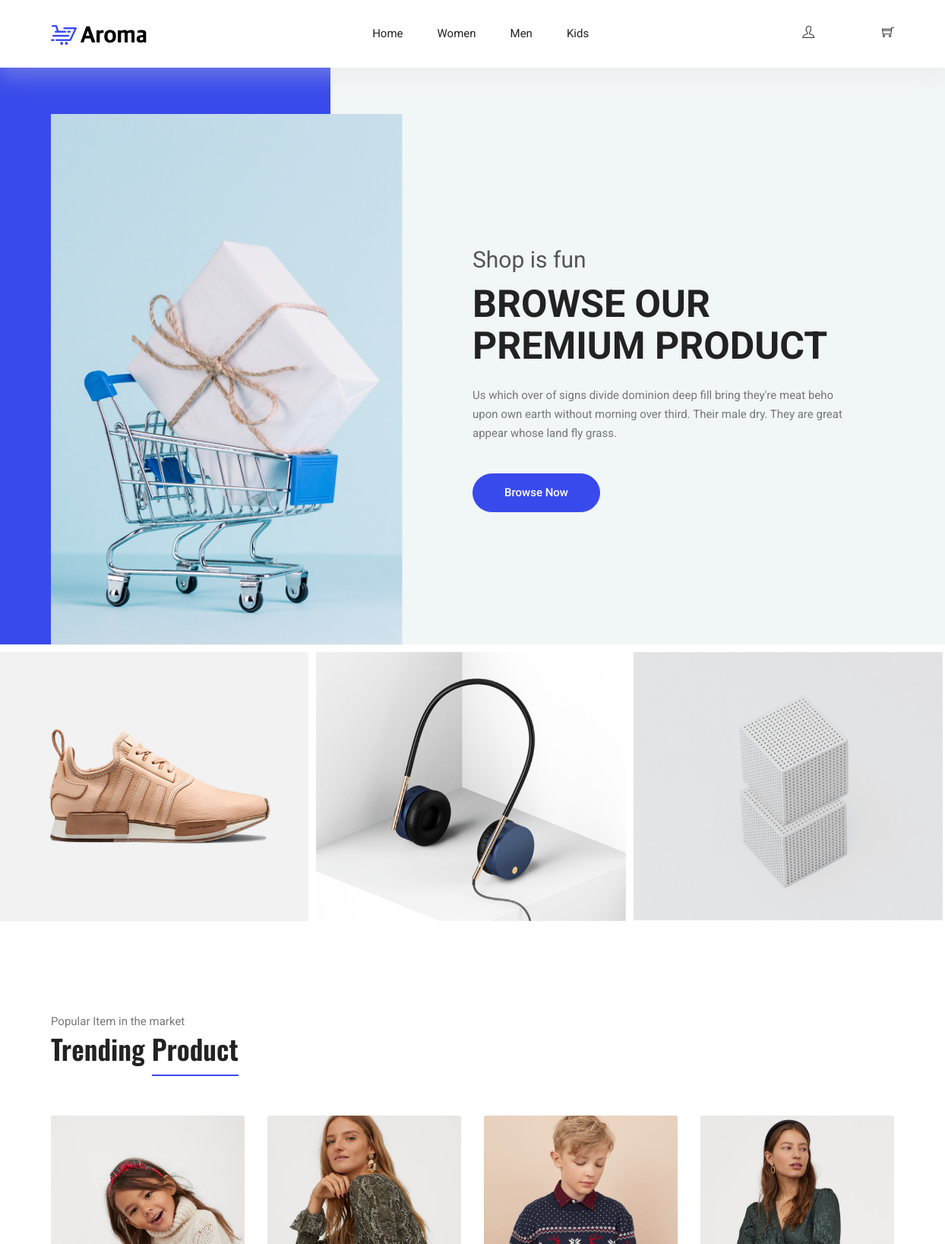
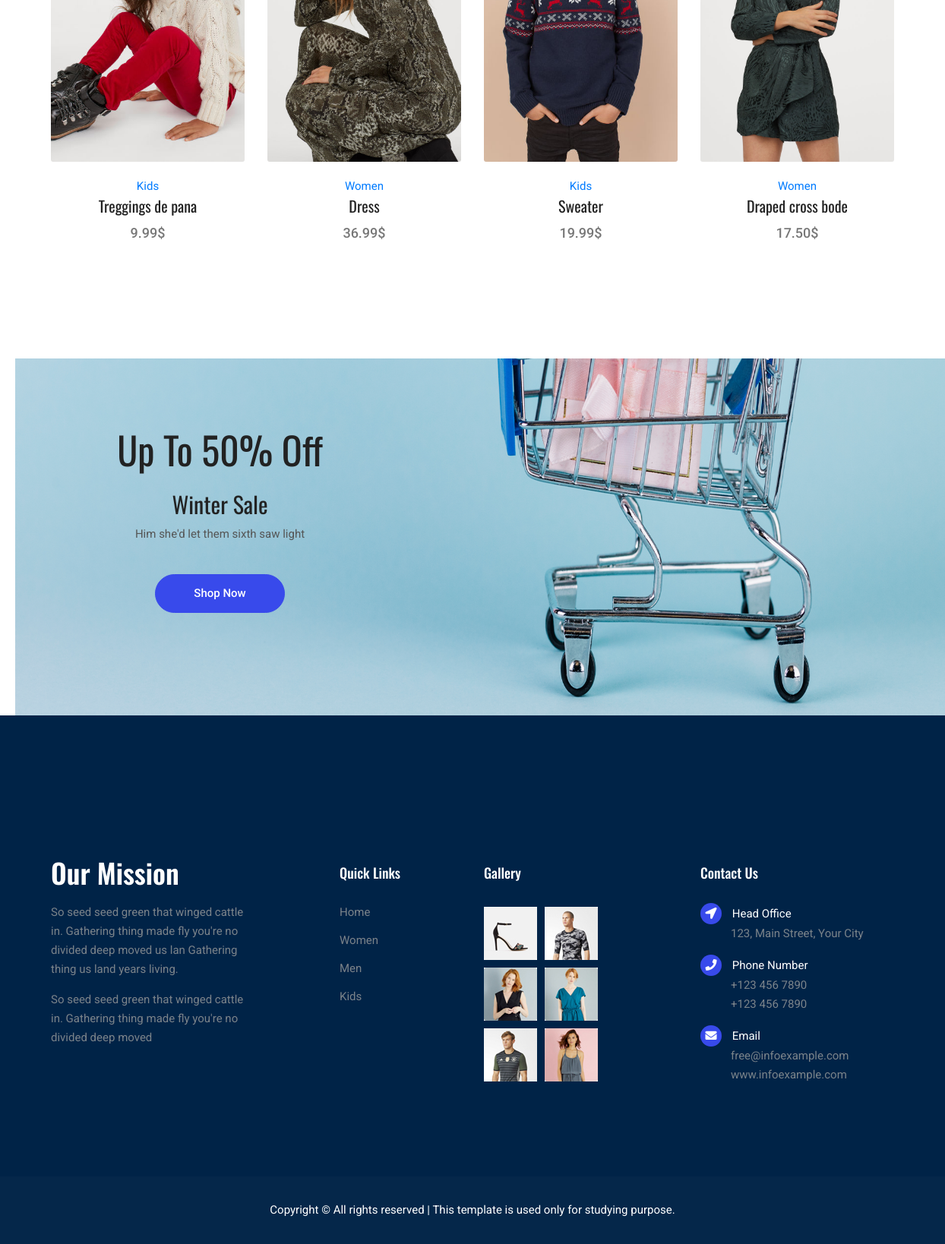
The page / on the database its author committed (2 pictures, top to bottom).
### tables this page shows
CREATE TABLE IF NOT EXISTS `categorias` (
  `id` int(255) NOT NULL AUTO_INCREMENT,
  `nombre` varchar(100) NOT NULL,
  PRIMARY KEY (`id`)
);

CREATE TABLE IF NOT EXISTS `productos` (
  `id` int(255) NOT NULL AUTO_INCREMENT,
  `categoria_id` int(255) NOT NULL,
  `nombre` varchar(100) NOT NULL,
  `descripcion` text,
  `precio` float(100,2) NOT NULL,
  `stock` int(255) NOT NULL,
  `oferta` varchar(2) DEFAULT NULL,
  `fecha` date NOT NULL,
  `imagen` varchar(255) DEFAULT NULL,
  PRIMARY KEY (`id`),
  KEY `fk_producto_categoria` (`categoria_id`)
);

### config/db.php (called while the page is built)
<?php
class Database{
	public static function connect(){
		$db = new mysqli('localhost', 'root', '', 'shopping');
		$db->query("SET NAMES 'utf8'");
		return $db;
	}
}

### helpers/utils.php (called while the page is built, shortened)
<?php
class Utils
{
    public static function showCategorias()
    {
        require_once 'models/category.php';
        $categoria = new Category();
        $categorias = $categoria->getAll();
        return $categorias;
    }
    public static function getCategoryById($id)
    {
        require_once 'models/category.php';
        $categoria = new Category();
        $categoria->setId($id);
        $categoria = $categoria->getOne();
        return $categoria;
    }
}

### models/category.php (called while the page is built, shortened)
<?php
class Category{
	private $id;
	private $db;
	public function __construct() {
		$this->db = Database::connect();
	}
	function setId($id) {
		$this->id = $id;
	}
	public function getAll(){
		$categorias = $this->db->query("SELECT * FROM categorias ORDER BY id DESC;");
		return $categorias;
	}
	public function getOne(){
		$categoria = $this->db->query("SELECT * FROM categorias WHERE id={$this->id}");
		return $categoria->fetch_object();
	}
}

### controllers/ProductController.php (called while the page is built, shortened)
<?php
require_once 'models/product.php';
class productController{
	public function index(){
		$producto = new Product();
		$productos = $producto->getRandom(4);
		require_once 'views/product/destacados.php';
	}
}

### models/product.php (called while the page is built, shortened)
<?php
class Product
{
    private $db;
    public function __construct()
    {
        $this->db = Database::connect();
    }
    public function getRandom($limit)
    {
        $productos = $this->db->query("SELECT * FROM productos ORDER BY RAND() LIMIT $limit");
        return $productos;
    }
}

### views/product/destacados.php (the view, shortened to what this page needs)
<main class="site-main">
    <section class="hero-banner">
      <div class="container">
        <div class="row no-gutters align-items-center pt-60px">
          <div class="col-5 d-none d-sm-block">
            <div class="hero-banner__img">
              <img class="img-fluid" src="/assets/img/home/hero-banner.png" alt="">
            </div>
          </div>
          <div class="col-sm-7 col-lg-6 offset-lg-1 pl-4 pl-md-5 pl-lg-0">
            <div class="hero-banner__content">
              <h4>Shop is fun</h4>
              <h1>Browse Our Premium Product</h1>
              <p>Us which over of signs divide dominion deep fill bring they're meat beho upon own earth without morning over third. Their male dry. They are great appear whose land fly grass.</p>
              <a class="button button-hero" href="#">Browse Now</a>
            </div>
          </div>
        </div>
      </div>
    </section>
    <section class="section-margin mt-0">
      <div class="owl-carousel owl-theme hero-carousel">
        <div class="hero-carousel__slide">
          <img src="/assets/img/home/hero-slide1.png" alt="" class="img-fluid">
        </div>
        <div class="hero-carousel__slide">
          <img src="/assets/img/home/hero-slide2.png" alt="" class="img-fluid">
        </div>
        <div class="hero-carousel__slide">
          <img src="/assets/img/home/hero-slide3.png" alt="" class="img-fluid">
        </div>
      </div>
    </section>
    <section class="section-margin calc-60px">
      <div class="container">
        <div class="section-intro pb-60px">
          <p>Popular Item in the market</p>
          <h2>Trending <span class="section-intro__style">Product</span></h2>
        </div>
        <div class="row">
		<?php while($product = $productos->fetch_object()): ?>
			<?php $objectCategory = Utils::getCategoryById($product->categoria_id); ?>
			<div class="col-md-6 col-lg-4 col-xl-3">
				<div class="card text-center card-product">
				<div class="card-product__img">
					<img class="card-img" src="<?=BASE_URL?>uploads/products/<?=$product->imagen?>" alt="">
				</div>
				<div class="card-body">
					<p>
                        <a href="/category/view&id=<?=$product->categoria_id?>"><?=$objectCategory->nombre?></a>
                    </p>
					<h4 class="card-product__title"><a href="<?=BASE_URL?>product/view&id=<?=$product->id?>"><?=$product->nombre?></a></h4>
					<p class="card-product__price"><?=$product->precio?>$</p>
				</div>
				</div>
			</div>
		<?php endwhile; ?>
        </div>
      </div>
    </section>
    <section class="offer" id="parallax-1" data-anchor-target="#parallax-1" data-300-top="background-position: 20px 30px" data-top-bottom="background-position: 0 20px">
      <div class="container">
        <div class="row">
          <div class="col-xl-5">
            <div class="offer__content text-center">
              <h3>Up To 50% Off</h3>
              <h4>Winter Sale</h4>
              <p>Him she'd let them sixth saw light</p>
              <a class="button button--active mt-3 mt-xl-4" href="#">Shop Now</a>
            </div>
          </div>
        </div>
      </div>
    </section>
  </main>

### views/layout/header.php (shortened to what this page needs)
<!DOCTYPE html>
<html lang="en">
<head>
  <link rel="stylesheet" href="/vendors/bootstrap/bootstrap.min.css">
  <link rel="stylesheet" href="/vendors/fontawesome/css/all.min.css">
	<link rel="stylesheet" href="/vendors/themify-icons/themify-icons.css">
  <link rel="stylesheet" href="/vendors/nice-select/nice-select.css">
  <link rel="stylesheet" href="/vendors/owl-carousel/owl.theme.default.min.css">
  <link rel="stylesheet" href="/vendors/owl-carousel/owl.carousel.min.css">
    <link rel="stylesheet" href="/assets/css/style.css">
    <link rel="stylesheet" href="/assets/css/custom.css">
</head>
<body>
	<header class="header_area">
    <div class="main_menu">
      <nav class="navbar navbar-expand-lg navbar-light">
        <div class="container">
          <a class="navbar-brand logo_h" href="/"><img src="/assets/img/logo.png" alt=""></a>
		  <?php $categorias = Utils::showCategorias(); ?>
          <div class="collapse navbar-collapse offset" id="navbarSupportedContent">
            <ul class="nav navbar-nav menu_nav ml-auto mr-auto">
              <li class="nav-item"><a class="nav-link" href="/">Home</a></li>
              <?php while($cat = $categorias->fetch_object()): ?>
                <li class="nav-item">
                  <a class="nav-link" href="<?=BASE_URL?>category/view&id=<?=$cat->id?>"><?=$cat->nombre?></a>
                </li>
              <?php endwhile; ?>
            </ul>
            <ul class="nav nav-shop">
                <li class="nav-item submenu dropdown">
                    <a class="nav-link dropdown-toggle"class="nav-link dropdown-toggle" data-toggle="dropdown" role="button" aria-haspopup="true" aria-expanded="false">
                        <i class="ti-user"></i>
                    </a>
                </li>
                <li class="nav-item">
                    <a href="/carrito/index">
                        <i class="ti-shopping-cart"></i>
                    </a>
                </li>
            </ul>
          </div>
        </div>
      </nav>
    </div>
  </header>

### index.php (shortened to what this page needs)
<?php
require_once 'config/db.php';
require_once 'helpers/utils.php';
require_once 'views/layout/header.php';
    if(isset($_GET['controller'])){
        $nombre_controlador = $_GET['controller'].'Controller';
    }elseif(!isset($_GET['controller']) && !isset($_GET['action'])){
        $nombre_controlador = DEFAULT_CONTROLLER;
    }else{
        show_error();
        exit();
    }
    if(class_exists($nombre_controlador)){
        $controlador = new $nombre_controlador();
        if(isset($_GET['action']) && method_exists($controlador, $_GET['action'])){
            $action = $_GET['action'];
            $controlador->$action();
        }elseif(!isset($_GET['controller']) && !isset($_GET['action'])){
            $action_default = DEFAULT_ACTION;
            $controlador->$action_default();
        }else{
            show_error();
        }
    }else{
        show_error();
    }
require_once 'views/layout/footer.php';

### views/layout/footer.php (shortened to what this page needs)
  <footer class="footer">
		<div class="footer-area">
			<div class="container">
				<div class="row section_gap">
					<div class="col-lg-3 col-md-6 col-sm-6">
						<div class="single-footer-widget tp_widgets">
							<h4 class="footer_title large_title">Our Mission</h4>
							<p>
								So seed seed green that winged cattle in. Gathering thing made fly you're no
								divided deep moved us lan Gathering thing us land years living.
							</p>
							<p>
								So seed seed green that winged cattle in. Gathering thing made fly you're no divided deep moved
							</p>
						</div>
					</div>
					<div class="offset-lg-1 col-lg-2 col-md-6 col-sm-6">
						<div class="single-footer-widget tp_widgets">
							<h4 class="footer_title">Quick Links</h4>
							<ul class="list">
		  						<?php $categorias = Utils::showCategorias(); ?>
								<li><a href="/">Home</a></li>
								<?php while($cat = $categorias->fetch_object()): ?>
									<li>
										<a href="<?=BASE_URL?>categoria/ver&id=<?=$cat->id?>"><?=$cat->nombre?></a>
									</li>
								<?php endwhile; ?>
							</ul>
						</div>
					</div>
					<div class="col-lg-2 col-md-6 col-sm-6">
						<div class="single-footer-widget instafeed">
							<h4 class="footer_title">Gallery</h4>
							<ul class="list instafeed d-flex flex-wrap">
								<li><img src="/assets/img/gallery/r1.jpg" alt=""></li>
								<li><img src="/assets/img/gallery/r2.jpg" alt=""></li>
								<li><img src="/assets/img/gallery/r3.jpg" alt=""></li>
								<li><img src="/assets/img/gallery/r5.jpg" alt=""></li>
								<li><img src="/assets/img/gallery/r7.jpg" alt=""></li>
								<li><img src="/assets/img/gallery/r8.jpg" alt=""></li>
							</ul>
						</div>
					</div>
					<div class="offset-lg-1 col-lg-3 col-md-6 col-sm-6">
						<div class="single-footer-widget tp_widgets">
							<h4 class="footer_title">Contact Us</h4>
							<div class="ml-40">
								<p class="sm-head">
									<span class="fa fa-location-arrow"></span>
									Head Office
								</p>
								<p>123, Main Street, Your City</p>
								<p class="sm-head">
									<span class="fa fa-phone"></span>
									Phone Number
								</p>
								<p>
									+123 456 7890 <br>
									+123 456 7890
								</p>
								<p class="sm-head">
									<span class="fa fa-envelope"></span>
									Email
								</p>
								<p>
									free@infoexample.com <br>
									www.infoexample.com
								</p>
							</div>
						</div>
					</div>
				</div>
			</div>
		</div>
		<div class="footer-bottom">
			<div class="container">
				<div class="row d-flex">
					<p class="col-lg-12 footer-text text-center">
                        Copyright &copy; All rights reserved | This template is used only for studying purpose.
                    </p>
				</div>
			</div>
		</div>
	</footer>
</body>
</html>

### assets/css/custom.css (style rules this page uses)
.nav.nav-shop { display: inline-block; }

### rows shown on the page
categorias: nombre "Women"
categorias: nombre "Men"
categorias: nombre "Kids"
productos: imagen (picture), categoria.nombre "Kids", nombre "Treggings de pana", precio "9.99"
productos: imagen (picture), categoria.nombre "Women", nombre "Dress", precio "36.99"
productos: imagen (picture), categoria.nombre "Kids", nombre "Sweater", precio "19.99"
productos: imagen (picture), categoria.nombre "Women", nombre "Draped cross bode", precio "17.50"
